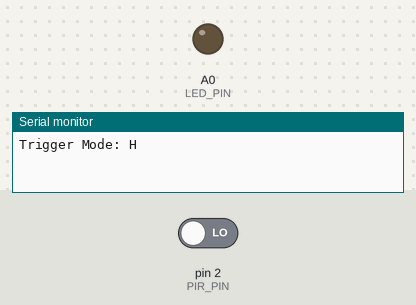
The sketch below on a simulated Arduino Uno, built with avr-gcc and run on an emulated ATmega328P. On the bench: output pins drawn as LEDs (lit = HIGH), the last lines printed to the serial monitor. The test bench sets the inputs (shaded band); at power-on: pin 2 (PIR_PIN) LOW.

Above: at 1.2 s.
1.3 s: pin 2 (PIR_PIN) driven HIGH
At 2.5 s:
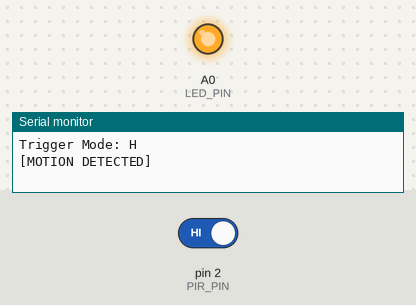
2.8 s: pin 2 (PIR_PIN) driven LOW
At 3.6 s:
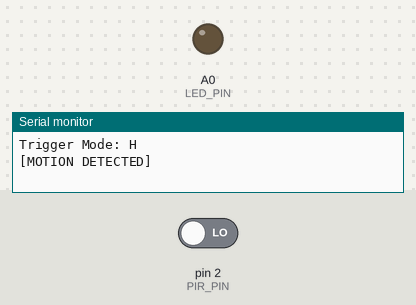
Timing chart, 0 to 5.8 s (numbered marks = the images above; inputs shaded):
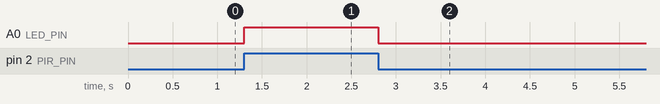

Measured:
- after the input at 1.3 s, A0 (LED_PIN): LOW → HIGH at once
- after the input at 2.8 s, A0 (LED_PIN): HIGH → LOW at once

The sketch:

code_03.ino
```cpp
const uint8_t PIR_PIN = 2;
const uint8_t LED_PIN = A0;

bool pirState = LOW;
bool previousPirState = LOW;

void setup() {
  Serial.begin(9600);
  pinMode(PIR_PIN, INPUT);
  pinMode(LED_PIN, OUTPUT);
  digitalWrite(LED_PIN, LOW);
  Serial.println(F("Trigger Mode: H"));
}

void loop() {

  pirState = digitalRead(PIR_PIN);
  if (pirState == HIGH && previousPirState == LOW) {
    Serial.println(F("[MOTION DETECTED]"));
  }
  digitalWrite(LED_PIN, pirState);
  previousPirState = pirState;
}
```
